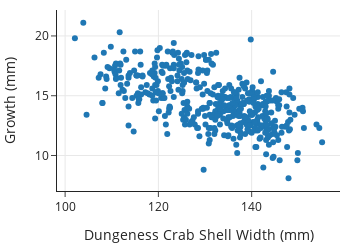

Source (notebook cell):
### Markdown cell above
These two measurements are negatively correlated, meaning that the larger the crab, the less they grow when they molt. We plot the growth increment against the shell size to determine whether the relationship between these variables is roughly linear:

### Code cell
px.scatter(crabs, y='inc', x= 'shell', width=350, height=250,
          labels=dict(shell='Dungeness Crab Shell Width (mm)',
                     inc='Growth (mm)'),)

### Figure 1 — Plotly figure (JSON) as saved in the notebook; plotly's stock layout.template omitted (floating-point values rounded to 4 significant figures; data arrays with more than 128 entries replaced by an {"elided": "..."} marker saying what was removed)
{"data": [{"hovertemplate": "Dungeness Crab Shell Width (mm)=%{x}<br>Growth (mm)=%{y}<extra></extra>", "legendgroup": "", "marker": {"color": "#1F77B4", "symbol": "circle"}, "mode": "markers", "name": "", "orientation": "v", "showlegend": false, "type": "scatter", "x": {"elided": "452 float values"}, "xaxis": "x", "y": {"elided": "452 float values"}, "yaxis": "y"}], "layout": {"height": 250, "legend": {"tracegroupgap": 0}, "width": 350, "xaxis": {"anchor": "y", "autorange": true, "domain": [0, 1], "range": [98.26, 158.9], "title": {"text": "Dungeness Crab Shell Width (mm)"}, "type": "linear"}, "yaxis": {"anchor": "x", "autorange": true, "domain": [0, 1], "range": [7.029, 22.17], "title": {"text": "Growth (mm)"}, "type": "linear"}}}
